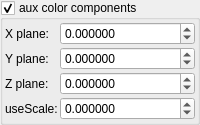
    <widget class="MyGroupBox" name="groupCheck_fold_color_aux_color_enabled_false">
     <property name="title">
      <string>aux color components</string>
     </property>
     <property name="checkable">
      <bool>true</bool>
     </property>
     <layout class="QVBoxLayout" name="verticalLayout_10">
      <property name="leftMargin">
       <number>2</number>
      </property>
      <property name="topMargin">
       <number>2</number>
      </property>
      <property name="rightMargin">
       <number>2</number>
      </property>
      <property name="bottomMargin">
       <number>2</number>
      </property>
      <item>
       <layout class="QGridLayout" name="gridLayout_16" columnstretch="0,1">
        <property name="spacing">
         <number>2</number>
        </property>
        <item row="1" column="1">
         <widget class="MyDoubleSpinBox" name="spinbox4_fold_color_difs_0000_y">
          <property name="sizePolicy">
           <sizepolicy hsizetype="Minimum" vsizetype="Maximum">
            <horstretch>0</horstretch>
            <verstretch>0</verstretch>
           </sizepolicy>
          </property>
          <property name="prefix">
           <string/>
          </property>
          <property name="suffix">
           <string/>
          </property>
          <property name="decimals">
           <number>6</number>
          </property>
          <property name="minimum">
           <double>-100.000000000000000</double>
          </property>
          <property name="maximum">
           <double>100.000000000000000</double>
          </property>
          <property name="singleStep">
           <double>0.100000000000000</double>
          </property>
         </widget>
        </item>
        <item row="1" column="0">
         <widget class="QLabel" name="label_43">
          <property name="text">
           <string>Y plane:</string>
          </property>
         </widget>
        </item>
        <item row="0" column="0">
         <widget class="QLabel" name="label_37">
          <property name="text">
           <string>X plane:</string>
          </property>
         </widget>
        </item>
        <item row="2" column="0">
         <widget class="QLabel" name="label_45">
          <property name="text">
           <string>Z plane:</string>
          </property>
         </widget>
        </item>
        <item row="0" column="1">
         <widget class="MyDoubleSpinBox" name="spinbox4_fold_color_difs_0000_x">
          <property name="sizePolicy">
           <sizepolicy hsizetype="Minimum" vsizetype="Maximum">
            <horstretch>0</horstretch>
            <verstretch>0</verstretch>
           </sizepolicy>
          </property>
          <property name="prefix">
           <string/>
          </property>
          <property name="suffix">
           <string/>
          </property>
          <property name="decimals">
           <number>6</number>
          </property>
          <property name="minimum">
           <double>-100.000000000000000</double>
          </property>
          <property name="maximum">
           <double>100.000000000000000</double>
          </property>
          <property name="singleStep">
           <double>0.100000000000000</double>
          </property>
         </widget>
        </item>
        <item row="2" column="1">
         <widget class="MyDoubleSpinBox" name="spinbox4_fold_color_difs_0000_z">
          <property name="sizePolicy">
           <sizepolicy hsizetype="Minimum" vsizetype="Maximum">
            <horstretch>0</horstretch>
            <verstretch>0</verstretch>
           </sizepolicy>
          </property>
          <property name="prefix">
           <string/>
          </property>
          <property name="suffix">
           <string/>
          </property>
          <property name="decimals">
           <number>6</number>
          </property>
          <property name="minimum">
           <double>-100.000000000000000</double>
          </property>
          <property name="maximum">
           <double>100.000000000000000</double>
          </property>
          <property name="singleStep">
           <double>0.100000000000000</double>
          </property>
         </widget>
        </item>
        <item row="3" column="1">
         <widget class="MyDoubleSpinBox" name="spinbox4_fold_color_difs_0000_w">
          <property name="sizePolicy">
           <sizepolicy hsizetype="Minimum" vsizetype="Maximum">
            <horstretch>0</horstretch>
            <verstretch>0</verstretch>
           </sizepolicy>
          </property>
          <property name="prefix">
           <string/>
          </property>
          <property name="suffix">
           <string/>
          </property>
          <property name="decimals">
           <number>6</number>
          </property>
          <property name="minimum">
           <double>-100.000000000000000</double>
          </property>
          <property name="maximum">
           <double>100.000000000000000</double>
          </property>
          <property name="singleStep">
           <double>0.100000000000000</double>
          </property>
         </widget>
        </item>
        <item row="3" column="0">
         <widget class="QLabel" name="label_47">
          <property name="text">
           <string>useScale:</string>
          </property>
         </widget>
        </item>
       </layout>
      </item>
     </layout>
    </widget>
